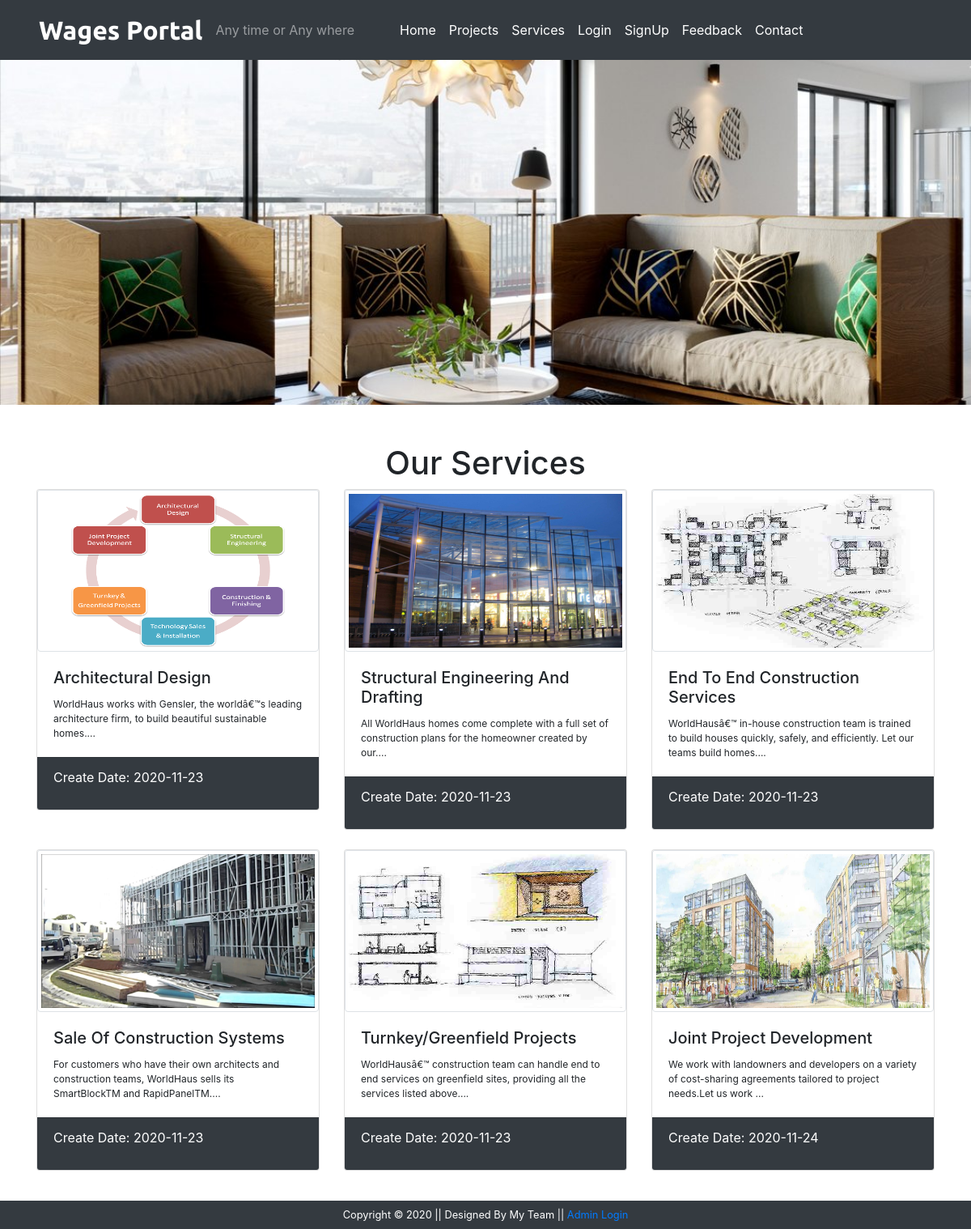
/services.php, run on the app's committed database.
### tables this page shows
CREATE TABLE `services` (
  `s_id` int(3) NOT NULL,
  `s_name` varchar(255) NOT NULL,
  `s_decs` text NOT NULL,
  `s_img` text NOT NULL,
  `s_creation_date` date NOT NULL,
  `s_updation_date` timestamp NOT NULL DEFAULT CURRENT_TIMESTAMP ON UPDATE CURRENT_TIMESTAMP
);

### services.php (the view, shortened to what this page needs)
<?php
    include('./include/header.php');
?>
<div class="container-fluid bg-dark">
    <div class="row">
        <img src="projectimg/ourservices.jpg" alt="ourservices" style="height:500px; width:100%; object-fit:cover; box-shadow:10px;" />
    </div>
</div>
<div class="container mt-5">
  <h1 class="text-center">Our Services</h1>
    <div class="row mb-5">
      <?php
    $sql = "SELECT * FROM services";
    $result = $conn->query($sql);
    if($result->num_rows > 0){
      while($row = $result->fetch_assoc()){
      echo '
       <div class="col-sm-4 mb-4">
      <div class="card">
        <img src="' . str_replace('..', '.', $row['s_img']) . '" alt="simg" style="height:200px;" class="card-img-top img-thumbnail"/>
        <div class="card-body">
          <h5 class="card-title">' . $row['s_name'] . '</h5>
          <p class="card-text" >
          ' . $row['s_decs'] . '
          </p>
        </div>
        <div class="card-footer bg-dark">
        <p class="text-white">Create Date: ' . $row['s_creation_date'] . '</p>
        </div>
      </div></div>';
     }
   }
   ?>
  </div>
</div>
<?php
  include('./include/footer.php');
?>

### css/style.css (style rules this page uses)
* { margin: 0; padding: 0; box-sizing: border-box; }
.card-text { font-size: 12px; }

### data on the page
services: s_img (picture), s_name "Architectural Design", s_decs "WorldHaus works with Gensler, the worldâ€™s leading architecture firm, to build beautiful sustainable homes....", s_creation_date "2020-11-23"
services: s_img (picture), s_name "Structural Engineering And Drafting", s_decs "All WorldHaus homes come complete with a full set of construction plans for the homeowner created by our....", s_creation_date "2020-11-23"
services: s_img (picture), s_name "End To End Construction Services", s_decs "WorldHausâ€™ in-house construction team is trained to build houses quickly, safely, and efficiently. Let our teams build homes....", s_creation_date "2020-11-23"
services: s_img (picture), s_name "Sale Of Construction Systems", s_decs "For customers who have their own architects and construction teams, WorldHaus sells its SmartBlockTM and RapidPanelTM....", s_creation_date "2020-11-23"
services: s_img (picture), s_name "Turnkey/Greenfield Projects", s_decs "WorldHausâ€™ construction team can handle end to end services on greenfield sites, providing all the services listed above....", s_creation_date "2020-11-23"
services: s_img (picture), s_name "Joint Project Development", s_decs "We work with landowners and developers on a variety of cost-sharing agreements tailored to project needs.Let us work ...", s_creation_date "2020-11-24"
